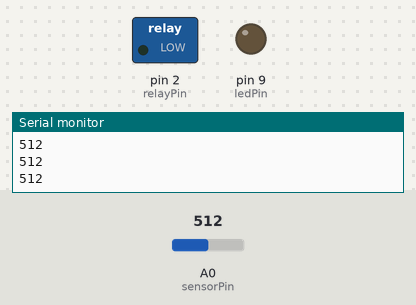
This sketch was run on a simulated Arduino Uno, built with avr-gcc and run on an emulated ATmega328P. On the bench: switched loads named in the sketch (green lamp = pin HIGH), output pins drawn as LEDs (lit = HIGH), the last lines printed to the serial monitor. The inputs (shaded band) are chosen by the test bench; at power-on: A0 (sensorPin) = 512.

Above: at 1.2 s.
1.3 s: A0 (sensorPin) set to 310
3.5 s: A0 (sensorPin) set to 285
At 5.7 s:
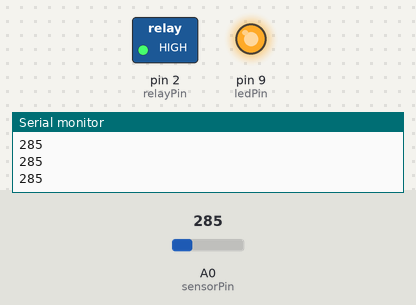
6.0 s: A0 (sensorPin) set to 306
At 7.8 s:
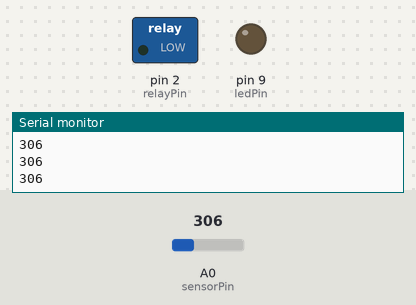
8.5 s: A0 (sensorPin) set to 290
At 10.9 s:
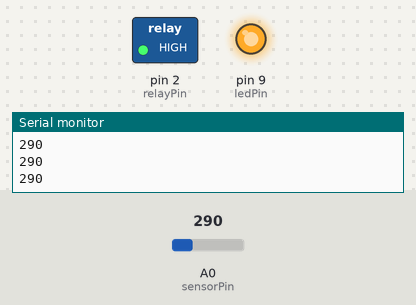
Timing chart, 0 to 12.0 s (numbered marks = the images above; inputs shaded):
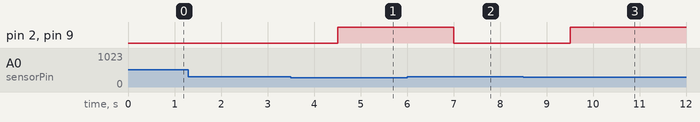

Measured:
- the behaviour switches between 300 and 299 on A0 (sensorPin) (found by bisection; images 0 and 1)
- after the input at 3.5 s, pin 2 (relayPin), pin 9 (ledPin): LOW → HIGH after 1.0 s
- after the input at 6.0 s, pin 2 (relayPin), pin 9 (ledPin): HIGH → LOW after 1.0 s
- after the input at 8.5 s, pin 2 (relayPin), pin 9 (ledPin): LOW → HIGH after 1.0 s

The sketch:

sketch.ino
```cpp
const int sensorPin    = 0;
const int relayPin     = 2;
const int ledPin       = 9;
const int bounceBuffer = 1000;

long onStart  = millis();
long offStart = millis();

bool on = false;

int lightLevel;

void setup()
{
  pinMode(relayPin, OUTPUT);
  pinMode(ledPin, OUTPUT);
  Serial.begin(9600);
}

void loop()
{
  lightLevel = analogRead(sensorPin);
  Serial.println(lightLevel);
  if (lightLevel < 300) {
    if (on == false) {
      onStart = millis();
      on = true;
    }
    else if (millis() - onStart > bounceBuffer) {
      digitalWrite(relayPin, HIGH);
      digitalWrite(ledPin, HIGH);
    }
  }
  else {
    if (on == true) {
      offStart = millis();
      on = false;
    }
    else if (millis() - offStart > bounceBuffer) {
      digitalWrite(relayPin, LOW);
      digitalWrite(ledPin, LOW);
    }
  }
}
```
